Frame 1 (no input): blank canvas, image omitted
Frame 60 (no input): blank canvas, image omitted
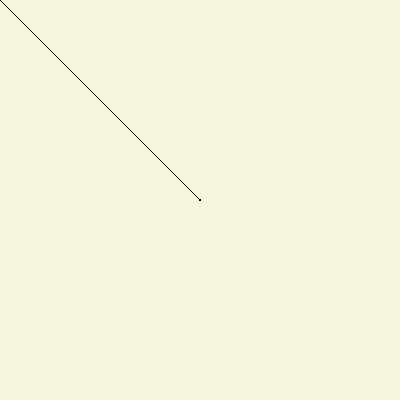
Frame 120 (the mouse pressed at the canvas centre since frame 60)

The p5.js sketch whose frames 1 and 60 were blank and that drew this single picture after the mouse press (run headless with seeded random() and noise() and a simulated clock; from frame 60 on, the mouse is pressed at the canvas centre):

// p5.js sketch
// ── sketch.js
function setup() {
  createCanvas(400, 400);
  background('beige');
  colorMode(HSB);
}

function draw() {
  //Line from prev pt to current pt
  //of mouse position
  line(mouseX, mouseY, pmouseX, pmouseY);
}

//listen when we click the mouse
function mouseClicked() {
  //weights 0 to 1
  stroke('slateBlue');
  strokeWeight(random());

  //what if want weights 0 to .4?
  //strokeWeight( random(.4) );
}

//listen when we release *any* key
function keyReleased() {
  //color hue values between 20 and 145
  //saturation 0 to 100
  //brightness 80 to 100
  stroke(random(20, 145), random(100), random(80, 100));
}

//listen for only character keys
function keyTyped() {
  //weights 0 to 5
  stroke('turquoise');
  strokeWeight(random(5));
}
